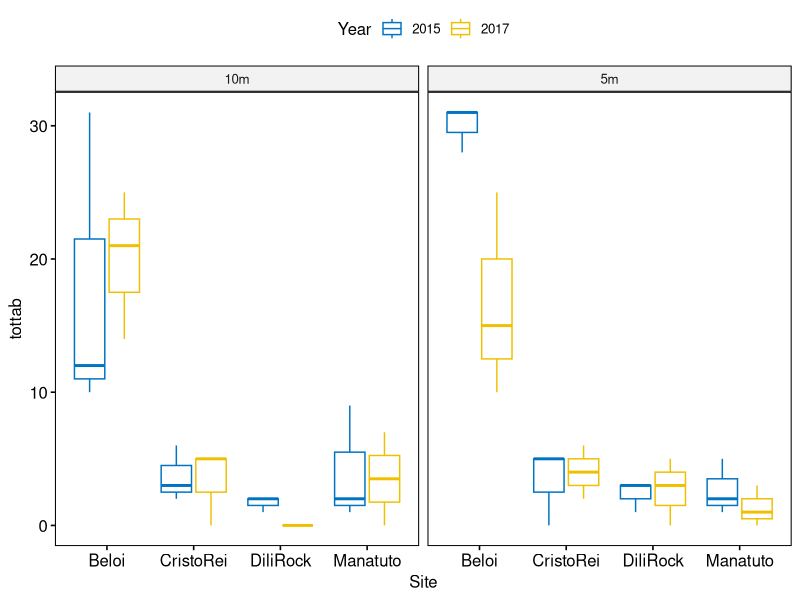
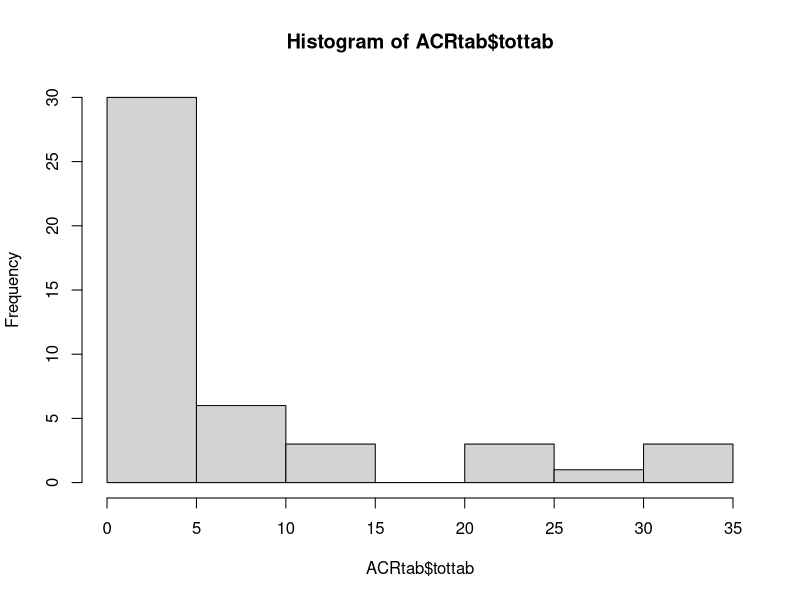
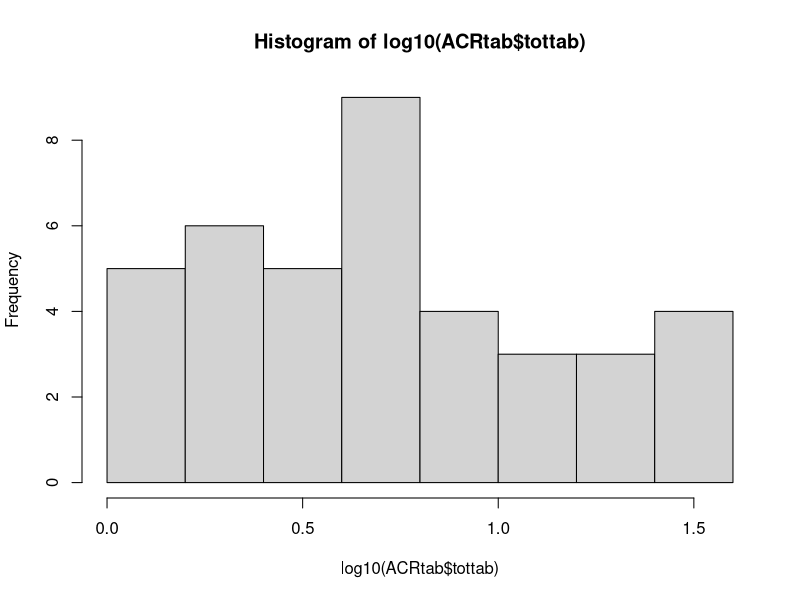
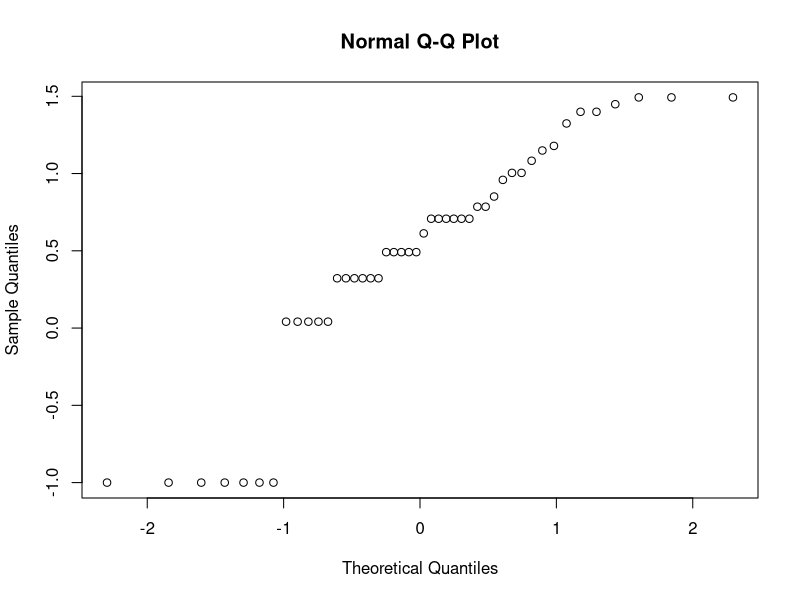
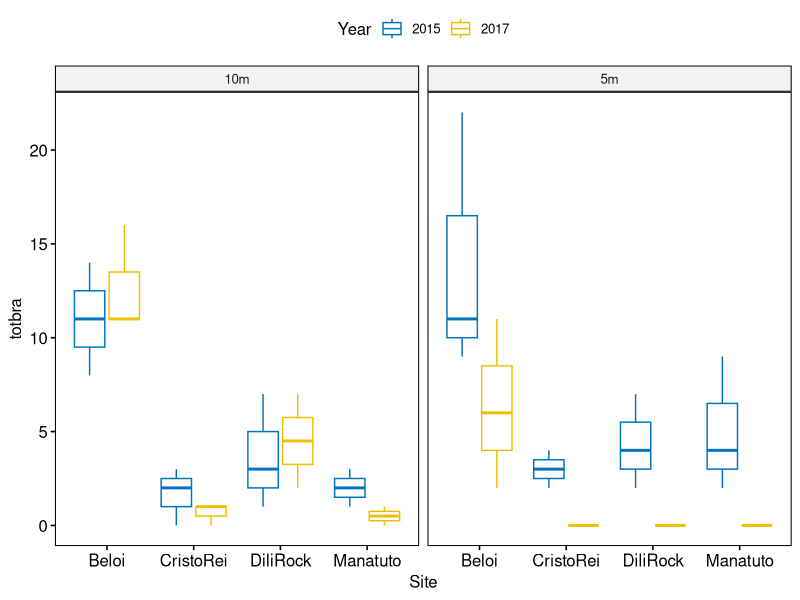
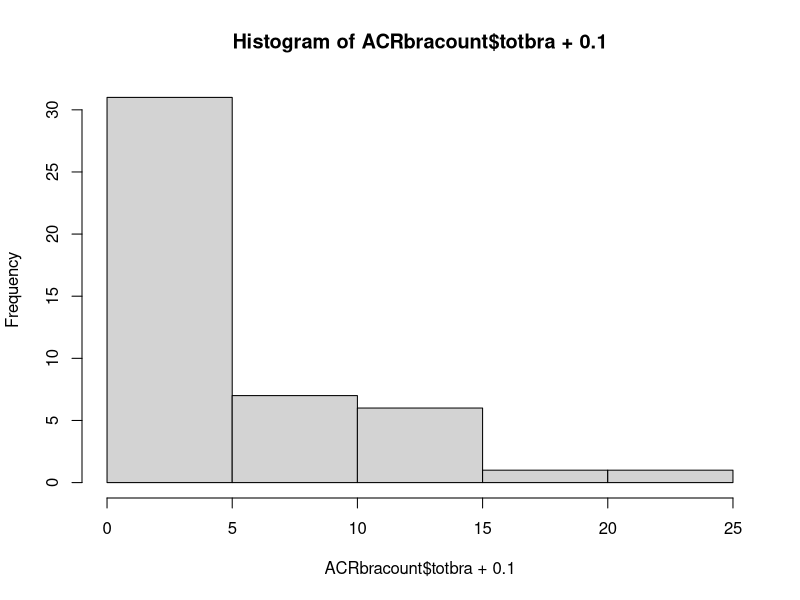
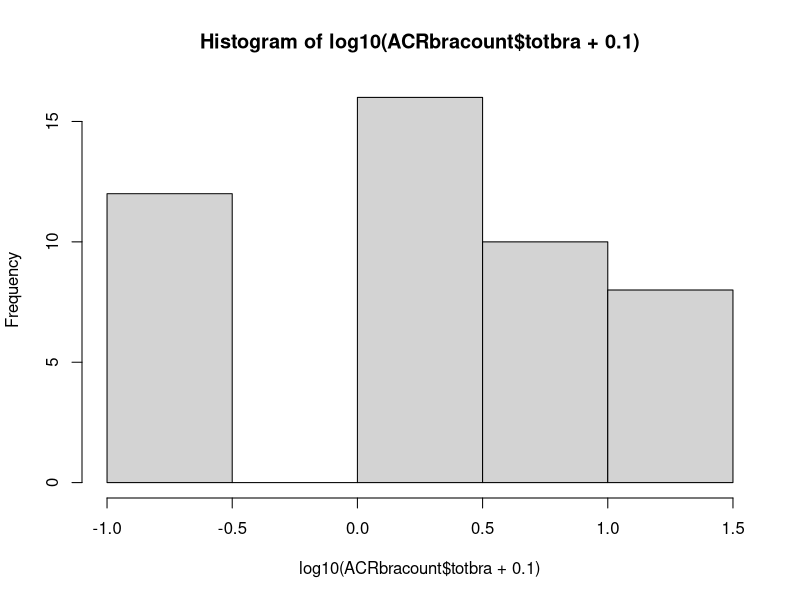
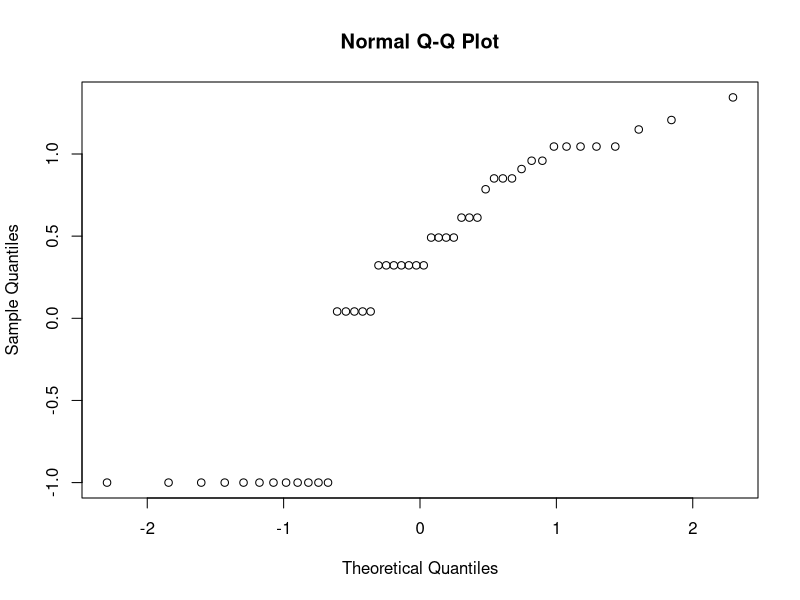

Recreate these plots in R, in order.
## ---- chunk 1
knitr::opts_chunk$set(echo = TRUE)
## ---- chunk 2
library(here) # to use relative file paths to read in data
library(readr)
comp1517 <- read_csv(here::here("data/CoralHealth-2015-2017edit042021-R-genmorph.csv")) 

library(dplyr)
comp1517_factor <- comp1517 %>%  mutate(across(where(is.character),as.factor))
   
comp1517_factor$Year <- as.factor(comp1517_factor$Year) # year also as a factor

head(comp1517_factor)
## ---- chunk 3
comp1517_factor$long_id <- as.factor(paste(comp1517_factor$Site,
                                           comp1517_factor$Depth,
                                           comp1517_factor$Transect,
                                           sep = "_"))

levels(comp1517_factor$long_id)

ids <- read.csv(here::here("data/unique_ids_wnum.csv"))

library(dplyr)
comp1517_factor <- inner_join(comp1517_factor, ids, by = 'long_id')
comp1517_factor$num_id <- as.factor(comp1517_factor$num_id)
## ---- chunk 4
library(tidyr)
library(dplyr)

ACRcount <- comp1517_factor %>% 
   group_by(Year, Site, Depth, Transect, num_id, GEN, morph) %>% 
   summarize(tot = sum(Number))%>% 
 
      group_by(Year, Site, Depth, Transect,num_id, GEN, morph) %>% 
   summarize(totmorph = sum(tot))%>% 
      filter(GEN == "ACR") %>% 
      pivot_wider(names_from = morph, 
                  values_from = totmorph,
                  values_fill = 0) %>% 
   pivot_longer(bush:bottle, names_to = 'morph', values_to = 'totmorph')

ACRtab <- ACRcount %>% filter(morph == 'corym' | morph == 'tab') %>%
   summarize(tottab = sum(totmorph))

library(ggpubr) 
ggboxplot(
  ACRtab, x = "Site", y = "tottab", facet.by = 'Depth',
  color = "Year", palette = "jco"
  )

# check nomality
hist(ACRtab$tottab)
hist(log10(ACRtab$tottab))
qqnorm(log10(ACRtab$tottab+.1))
library(car)
leveneTest(tottab ~ Year * Site * Depth, data = ACRtab)
## ---- chunk 5
# normal anova
summary(aov(log10(tottab + .1) ~ Year * Site * Depth +
               Error(num_id), data = ACRtab))

# mixed model approach
library(nlme)
acr.lme <- lme(log10(tottab + .1 ) ~ Year *Site * Depth, 
               random = ~1|num_id,
               data = ACRtab, na.action = na.exclude)
acr.lme
summary(acr.lme)
library(car)
Anova(acr.lme)
library(emmeans)
emmeans(acr.lme, list(pairwise ~ Site), adjust = "tukey")

# random intercept and slope
acr.lme2 <- lme(log10(tottab + .1) ~ Year *Site * Depth, 
                random = ~Year|num_id,
               data = ACRtab, na.action = na.exclude)
acr.lme2
summary(acr.lme2)
Anova(acr.lme2)
emmeans(acr.lme, list(pairwise ~ Site), adjust = "tukey")

anova(acr.lme, acr.lme2)  # not significantly different
## ---- chunk 6
ACRtabave <- ACRtab %>% 
   group_by( Site, GEN) %>% 
   summarize(ave = mean(tottab), SE = sd(tottab)/n())
ACRtabave
## ---- chunk 7
ACRbracount <- ACRcount %>% 
   filter(morph == "br" | morph == "bush" | morph == "stag") %>% 
   summarize(totbra = sum(totmorph))

# boxplot
ggboxplot(
  ACRbracount, x = "Site", y = "totbra", facet.by = 'Depth',
  color = "Year", palette = "jco"
  )

# check normality
hist(ACRbracount$totbra + 0.1)
hist(log10(ACRbracount$totbra +0.1))
qqnorm(log10(ACRbracount$totbra +0.1))
leveneTest(totbra ~ Year * Site * Depth, data = ACRbracount)
## ---- chunk 8
acrbra.lme <- lme(log10(totbra + 0.1) ~ Year +Site + Depth, 
                  random = ~1|num_id,
               data = ACRbracount, na.action = na.exclude)
acrbra.lme
summary(acrbra.lme) # lowest AIC
Anova(acrbra.lme)
emmeans(acr.lme, list(pairwise ~ Site), adjust = "tukey")
emmeans(acr.lme, list(pairwise ~ Year), adjust = "tukey")

# random intercept and slope
acrbra.lme2 <- lme(log10(totbra + 0.1) ~ Year +Site + Depth, random = ~Year|num_id,
               data = ACRbracount, na.action = na.exclude)
acrbra.lme2
summary(acrbra.lme2)
Anova(acrbra.lme2)

anova(acrbra.lme, acrbra.lme2) # models not significantly different 
## ---- chunk 9
# average branching acroporid per site
ACRbraave_site <- ACRbracount %>% 
   group_by( Site, GEN) %>% 
   summarize(ave = mean(totbra), SE = sd(totbra)/n()) 
ACRbraave_site

ACRbraave_yr <- ACRbracount %>% 
   group_by( Year, GEN) %>% 
   summarize(ave = mean(totbra), SE = sd(totbra)/n()) 
